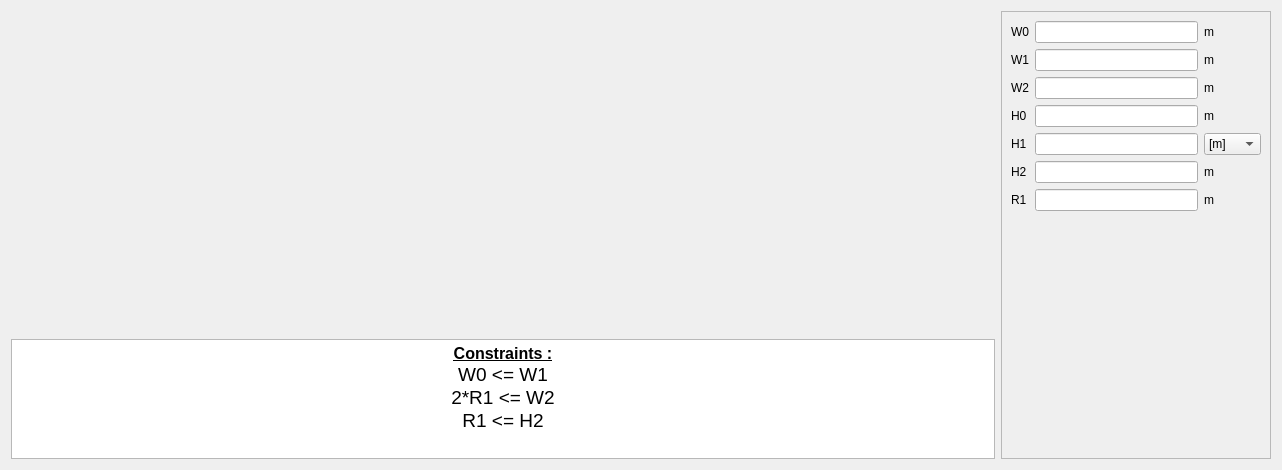
<?xml version="1.0" encoding="UTF-8"?>
<ui version="4.0">
 <class>PWSlot11</class>
 <widget class="QWidget" name="PWSlot11">
  <property name="geometry">
   <rect>
    <x>0</x>
    <y>0</y>
    <width>1282</width>
    <height>470</height>
   </rect>
  </property>
  <property name="minimumSize">
   <size>
    <width>630</width>
    <height>470</height>
   </size>
  </property>
  <property name="maximumSize">
   <size>
    <width>16777215</width>
    <height>16777215</height>
   </size>
  </property>
  <property name="windowTitle">
   <string>Form</string>
  </property>
  <layout class="QHBoxLayout" name="horizontalLayout">
   <item>
    <layout class="QVBoxLayout" name="verticalLayout_2">
     <item>
      <widget class="QLabel" name="img_slot">
       <property name="sizePolicy">
        <sizepolicy hsizetype="Expanding" vsizetype="Expanding">
         <horstretch>0</horstretch>
         <verstretch>0</verstretch>
        </sizepolicy>
       </property>
       <property name="maximumSize">
        <size>
         <width>16777215</width>
         <height>16777215</height>
        </size>
       </property>
       <property name="text">
        <string/>
       </property>
       <property name="pixmap">
        <pixmap resource="../../../../Resources/pyleecan.qrc">:/images/images/MachineSetup/WSlot/SlotW11.png</pixmap>
       </property>
       <property name="scaledContents">
        <bool>false</bool>
       </property>
       <property name="alignment">
        <set>Qt::AlignCenter</set>
       </property>
      </widget>
     </item>
     <item>
      <widget class="QTextEdit" name="txt_constraint">
       <property name="sizePolicy">
        <sizepolicy hsizetype="Expanding" vsizetype="Fixed">
         <horstretch>0</horstretch>
         <verstretch>0</verstretch>
        </sizepolicy>
       </property>
       <property name="maximumSize">
        <size>
         <width>16777215</width>
         <height>120</height>
        </size>
       </property>
       <property name="verticalScrollBarPolicy">
        <enum>Qt::ScrollBarAlwaysOff</enum>
       </property>
       <property name="html">
        <string>&lt;!DOCTYPE HTML PUBLIC &quot;-//W3C//DTD HTML 4.0//EN&quot; &quot;http://www.w3.org/TR/REC-html40/strict.dtd&quot;&gt;
&lt;html&gt;&lt;head&gt;&lt;meta name=&quot;qrichtext&quot; content=&quot;1&quot; /&gt;&lt;style type=&quot;text/css&quot;&gt;
p, li { white-space: pre-wrap; }
&lt;/style&gt;&lt;/head&gt;&lt;body style=&quot; font-family:'MS Shell Dlg 2'; font-size:7.8pt; font-weight:400; font-style:normal;&quot;&gt;
&lt;p align=&quot;center&quot; style=&quot; margin-top:0px; margin-bottom:0px; margin-left:0px; margin-right:0px; -qt-block-indent:0; text-indent:0px;&quot;&gt;&lt;span style=&quot; font-size:12pt; font-weight:600; text-decoration: underline;&quot;&gt;Constraints :&lt;/span&gt;&lt;/p&gt;
&lt;p align=&quot;center&quot; style=&quot; margin-top:0px; margin-bottom:0px; margin-left:0px; margin-right:0px; -qt-block-indent:0; text-indent:0px;&quot;&gt;&lt;span style=&quot; font-size:14pt;&quot;&gt;W0 &amp;lt;= W1&lt;/span&gt;&lt;/p&gt;
&lt;p align=&quot;center&quot; style=&quot; margin-top:0px; margin-bottom:0px; margin-left:0px; margin-right:0px; -qt-block-indent:0; text-indent:0px;&quot;&gt;&lt;span style=&quot; font-size:14pt;&quot;&gt;2*R1 &amp;lt;= W2&lt;/span&gt;&lt;/p&gt;
&lt;p align=&quot;center&quot; style=&quot; margin-top:0px; margin-bottom:0px; margin-left:0px; margin-right:0px; -qt-block-indent:0; text-indent:0px;&quot;&gt;&lt;span style=&quot; font-size:14pt;&quot;&gt;R1 &amp;lt;= H2&lt;/span&gt;&lt;/p&gt;&lt;/body&gt;&lt;/html&gt;</string>
       </property>
       <property name="textInteractionFlags">
        <set>Qt::TextSelectableByKeyboard|Qt::TextSelectableByMouse</set>
       </property>
      </widget>
     </item>
    </layout>
   </item>
   <item>
    <widget class="QScrollArea" name="scrollArea">
     <property name="minimumSize">
      <size>
       <width>270</width>
       <height>0</height>
      </size>
     </property>
     <property name="maximumSize">
      <size>
       <width>270</width>
       <height>16777215</height>
      </size>
     </property>
     <property name="widgetResizable">
      <bool>true</bool>
     </property>
     <widget class="QWidget" name="scrollAreaWidgetContents">
      <property name="geometry">
       <rect>
        <x>0</x>
        <y>0</y>
        <width>268</width>
        <height>446</height>
       </rect>
      </property>
      <layout class="QVBoxLayout" name="verticalLayout_3">
       <item>
        <layout class="QGridLayout" name="gridLayout">
         <item row="0" column="0">
          <widget class="QLabel" name="in_W0">
           <property name="text">
            <string>W0</string>
           </property>
          </widget>
         </item>
         <item row="0" column="1">
          <widget class="FloatEdit" name="lf_W0"/>
         </item>
         <item row="0" column="2">
          <widget class="QLabel" name="unit_W0">
           <property name="text">
            <string>m</string>
           </property>
          </widget>
         </item>
         <item row="1" column="0">
          <widget class="QLabel" name="in_W1">
           <property name="text">
            <string>W1</string>
           </property>
          </widget>
         </item>
         <item row="1" column="1">
          <widget class="FloatEdit" name="lf_W1"/>
         </item>
         <item row="1" column="2">
          <widget class="QLabel" name="unit_W1">
           <property name="text">
            <string>m</string>
           </property>
          </widget>
         </item>
         <item row="2" column="0">
          <widget class="QLabel" name="in_W2">
           <property name="text">
            <string>W2</string>
           </property>
          </widget>
         </item>
         <item row="2" column="1">
          <widget class="FloatEdit" name="lf_W2"/>
         </item>
         <item row="2" column="2">
          <widget class="QLabel" name="unit_W2">
           <property name="text">
            <string>m</string>
           </property>
          </widget>
         </item>
         <item row="3" column="0">
          <widget class="QLabel" name="in_H0">
           <property name="text">
            <string>H0</string>
           </property>
          </widget>
         </item>
         <item row="3" column="1">
          <widget class="FloatEdit" name="lf_H0"/>
         </item>
         <item row="3" column="2">
          <widget class="QLabel" name="unit_H0">
           <property name="text">
            <string>m</string>
           </property>
          </widget>
         </item>
         <item row="4" column="0">
          <widget class="QLabel" name="in_H1">
           <property name="text">
            <string>H1</string>
           </property>
          </widget>
         </item>
         <item row="4" column="1">
          <widget class="FloatEdit" name="lf_H1"/>
         </item>
         <item row="4" column="2">
          <widget class="QComboBox" name="c_H1_unit">
           <item>
            <property name="text">
             <string>[m]</string>
            </property>
           </item>
           <item>
            <property name="text">
             <string>[rad]</string>
            </property>
           </item>
           <item>
            <property name="text">
             <string>[deg]</string>
            </property>
           </item>
          </widget>
         </item>
         <item row="5" column="0">
          <widget class="QLabel" name="in_H2">
           <property name="text">
            <string>H2</string>
           </property>
          </widget>
         </item>
         <item row="5" column="1">
          <widget class="FloatEdit" name="lf_H2"/>
         </item>
         <item row="5" column="2">
          <widget class="QLabel" name="unit_H2">
           <property name="text">
            <string>m</string>
           </property>
          </widget>
         </item>
         <item row="6" column="0">
          <widget class="QLabel" name="in_R1">
           <property name="text">
            <string>R1</string>
           </property>
          </widget>
         </item>
         <item row="6" column="1">
          <widget class="FloatEdit" name="lf_R1"/>
         </item>
         <item row="6" column="2">
          <widget class="QLabel" name="unit_R1">
           <property name="text">
            <string>m</string>
           </property>
          </widget>
         </item>
        </layout>
       </item>
       <item>
        <spacer name="verticalSpacer">
         <property name="orientation">
          <enum>Qt::Vertical</enum>
         </property>
         <property name="sizeHint" stdset="0">
          <size>
           <width>20</width>
           <height>40</height>
          </size>
         </property>
        </spacer>
       </item>
       <item>
        <widget class="WWSlotOut" name="w_out" native="true"/>
       </item>
      </layout>
     </widget>
    </widget>
   </item>
  </layout>
 </widget>
 <customwidgets>
  <customwidget>
   <class>FloatEdit</class>
   <extends>QLineEdit</extends>
   <header>......GUI/Tools/FloatEdit.h</header>
  </customwidget>
  <customwidget>
   <class>WWSlotOut</class>
   <extends>QWidget</extends>
   <header>......GUI.Dialog.DMachineSetup.SWSlot.WWSlotOut.WWSlotOut.h</header>
   <container>1</container>
  </customwidget>
 </customwidgets>
 <tabstops>
  <tabstop>lf_W0</tabstop>
  <tabstop>lf_W1</tabstop>
  <tabstop>lf_W2</tabstop>
  <tabstop>lf_H0</tabstop>
  <tabstop>lf_H1</tabstop>
  <tabstop>c_H1_unit</tabstop>
  <tabstop>lf_H2</tabstop>
  <tabstop>lf_R1</tabstop>
  <tabstop>txt_constraint</tabstop>
 </tabstops>
 <resources>
  <include location="../../../../Resources/pyleecan.qrc"/>
  <include location="../../../../Resources/pyleecan.qrc"/>
 </resources>
 <connections/>
</ui>
